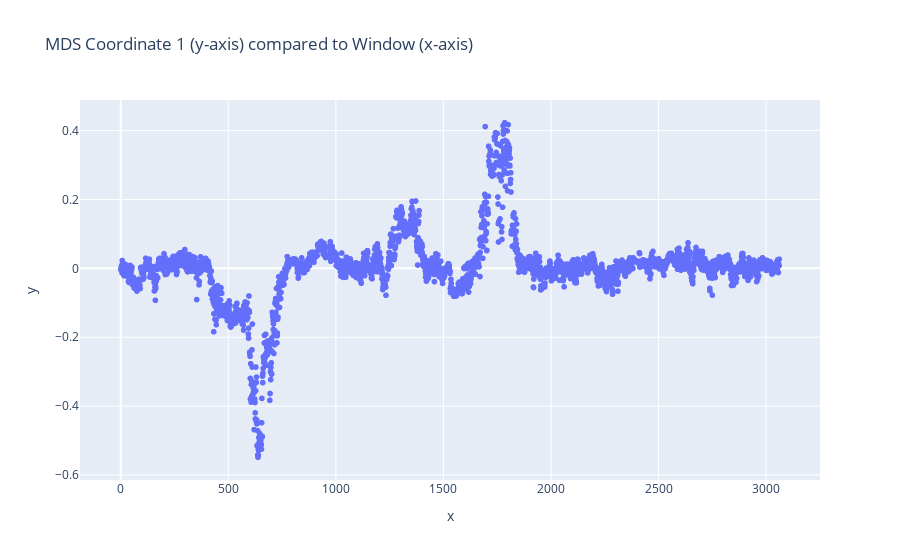

Write notebook code for a chart like this one.
### Code cell
px.scatter(y=mds.samples["PC1"], title="MDS Coordinate 1 (y-axis) compared to Window (x-axis)")

### Figure 1 — Plotly figure (JSON) as saved in the notebook; plotly's stock layout.template omitted (floating-point values rounded to 4 significant figures; data arrays with more than 128 entries replaced by an {"elided": "..."} marker saying what was removed)
{"data": [{"hovertemplate": "x=%{x}<br>y=%{y}<extra></extra>", "legendgroup": "", "marker": {"color": "#636efa", "symbol": "circle"}, "mode": "markers", "name": "", "showlegend": false, "type": "scattergl", "x": {"elided": "3062 int values"}, "xaxis": "x", "y": {"elided": "3062 float values"}, "yaxis": "y"}], "layout": {"autosize": true, "legend": {"tracegroupgap": 0}, "title": {"text": "MDS Coordinate 1 (y-axis) compared to Window (x-axis)"}, "xaxis": {"anchor": "y", "autorange": true, "domain": [0, 1], "range": [-186.7, 3248.0], "title": {"text": "x"}, "type": "linear"}, "yaxis": {"anchor": "x", "autorange": true, "domain": [0, 1], "range": [-0.6288, 0.5029], "title": {"text": "y"}, "type": "linear"}}}
